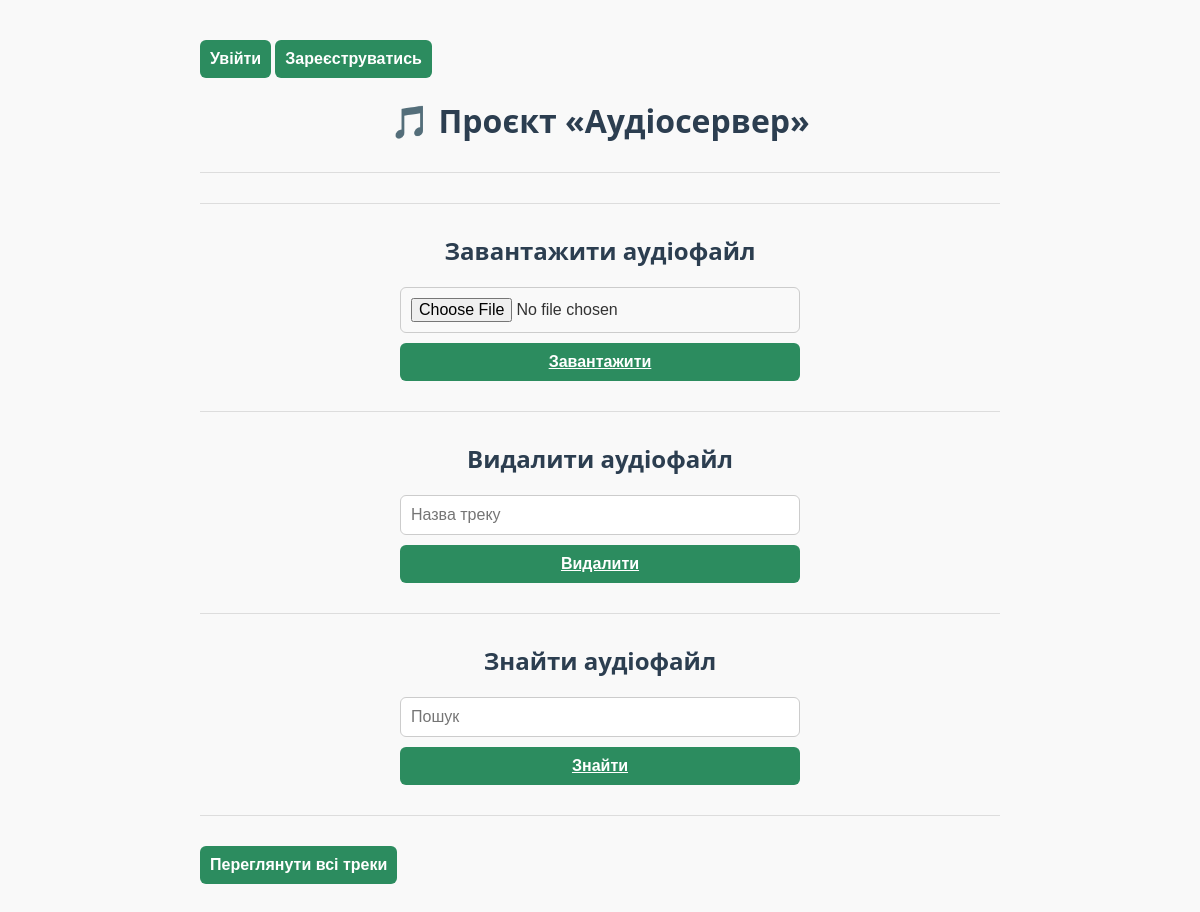
Before: / with the older database file.
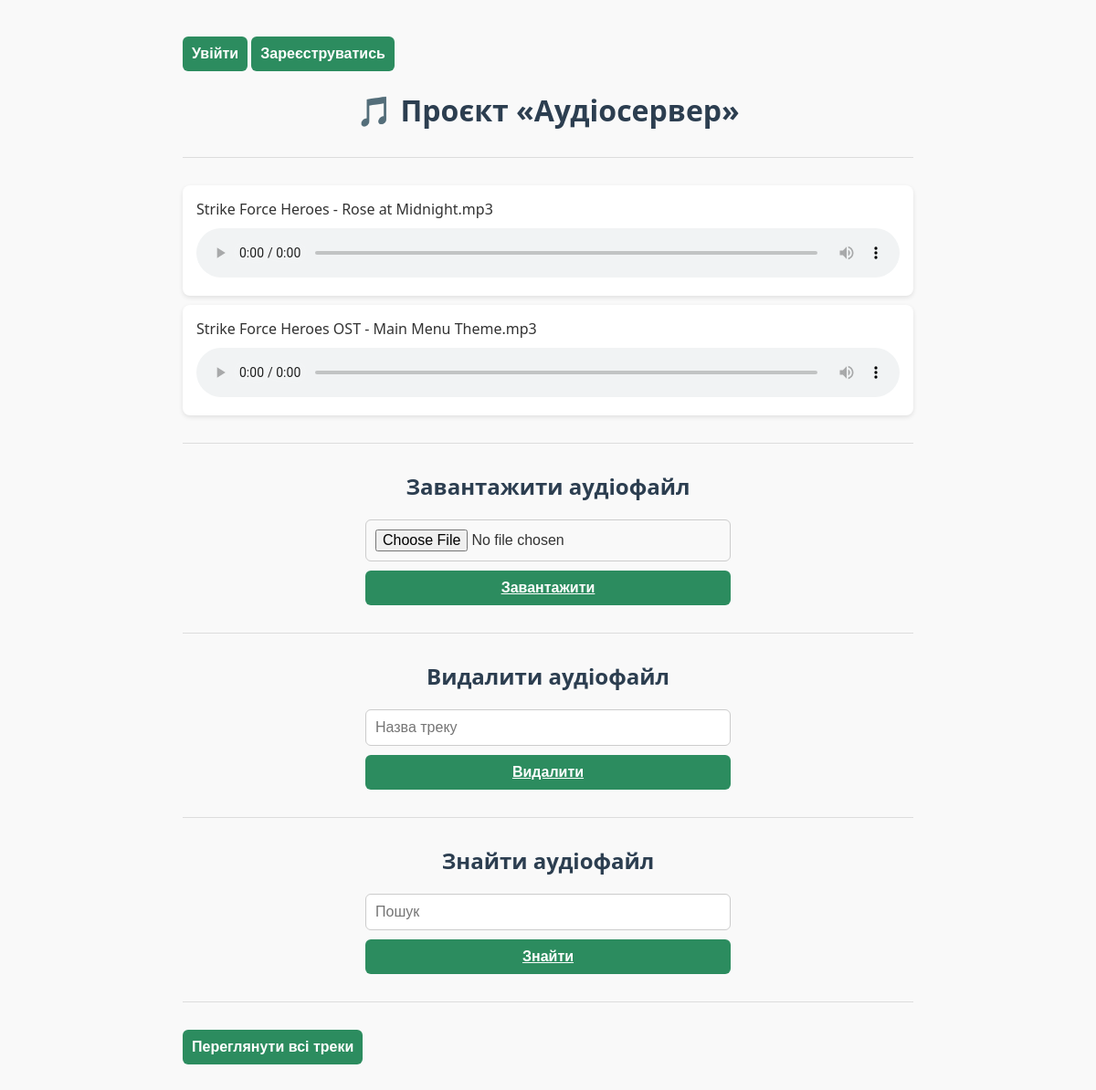
After: the same page with the newer database file.
### models/models.py (models this page shows)
class Track(Base):
    __tablename__ = "tracks"
    id = Column(Integer, primary_key=True, index=True)
    filename = Column(String, unique=True)
    title = Column(String, index=True)
    author_id = Column(Integer, ForeignKey("authors.id"))
    author = relationship("Author", back_populates="tracks")
    playlists = relationship("Playlist", secondary=playlist_track, back_populates="tracks")

### main.py (the view)
@app.get("/", response_class=HTMLResponse)
def read_index(request: Request):
    db = next(get_db())
    tracks = db.query(Track).all()
    token = request.cookies.get("access_token")
    user = None
    if token:
        try:
            payload = jwt.decode(token, SECRET_KEY, algorithms=[ALGORITHM])
            username: str | None = payload.get("sub")
            if username:
                user = db.query(User).filter(User.username == username).first()
        except JWTError:
            pass  # токен недействителен — считаем, что пользователь не авторизован
    return templates.TemplateResponse("index.html", {"request": request, "tracks": tracks, "user": user})

### templates/index.html (shortened to what this page needs)
<!DOCTYPE html>
<html>
  <head>
    <link rel="stylesheet" href="/static/css/styles.css">
  </head>
  <body>
  {% if request.url.path == "/" %}
    {% if user %}
      <p>Привіт, {{ user.username }}!</p>
      <a href="/logout"><button type="button">Вийти</button></a>
    {% else %}
      <a href="/login"><button type="button">Увійти</button></a>
      <a href="/register"><button type="button">Зареєструватись</button></a>
    {% endif %}
  {% endif %}
    <h1>🎵 Проєкт «Аудіосервер»</h1>
    <hr>
    <ul>
        {% for track in tracks %}
            <li>
                {{ track.filename }}
                <audio controls>
                    <source src ="/static/uploads/{{ track.filename }}" type="audio/mpeg">
                </audio>
            </li>
        {% endfor %}
    </ul>
    <hr>
    <h2>Завантажити аудіофайл</h2>
    <form action="/add" method="post" enctype="multipart/form-data">
        <input type="file" name="file" required>
        <button type="submit"><b><u>Завантажити</u></b></button>
    </form>
  <hr>
    <h2>Видалити аудіофайл</h2>
    <form action="/delete" method="post">
        <input type="text" name="name" placeholder="Назва треку" required>
        <button type="submit"><b><u>Видалити</u></b></button>
    </form>
  <hr>
    <h2>Знайти аудіофайл</h2>
    <form action="/search" method="get">
        <input type="text" name="query" placeholder="Пошук" required>
        <button type="submit"><b><u>Знайти</u></b></button>
    </form>
  <hr>
    <a href="/tracks/list">
      <button type="button">Переглянути всі треки</button>
    </a>
  </body>
</html>

### static/css/styles.css (style rules this page uses)
body { background-color: #f9f9f9; font-family: "Segoe UI", Tahoma, Geneva, Verdana, sans-serif; margin: 40px auto; max-width: 800px; color: #333; }
h1, h2 { text-align: center; color: #2c3e50; }
hr { border: none; border-top: 1px solid #ddd; margin: 30px 0; }
ul { list-style: none; padding: 0; }
li { background-color: #fff; padding: 15px; margin-bottom: 10px; border-radius: 8px; box-shadow: 0 2px 5px rgba(0,0,0,0.1); }
audio { margin-top: 10px; width: 100%; }
form { display: flex; flex-direction: column; gap: 10px; margin: 0 auto; max-width: 400px; }
input[type="file"], input[type="text"] { padding: 10px; border-radius: 6px; border: 1px solid #ccc; font-size: 16px; }
button { background-color: #2c8c5f; color: white; border: none; padding: 10px; font-weight: bold; font-size: 16px; border-radius: 6px; cursor: pointer; transition: background-color 0.3s; }

Changed rows visible on the page:
added Track: filename "Strike Force Heroes - Rose at Midnight.mp3"
added Track: filename "Strike Force Heroes OST - Main Menu Theme.mp3"
